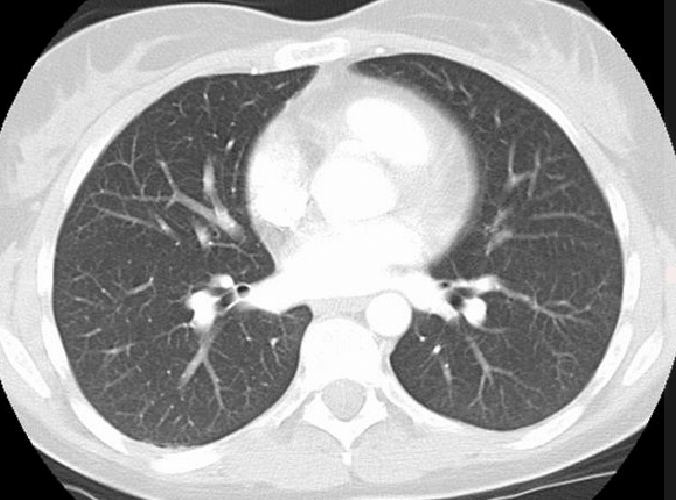
#> input picture CT_lungs.png, 676 x 500 px, found by its file name
$ python canny_edge_detector.py   (older library calls are emulated)
#> lines starting #> are read from the running program, lines starting #| are printed output that depends on the picture; after the words box and inside, x2 and y2 are one past the last pixel; in counts of white or black regions, pixels touching at a corner belong together
import numpy as np
import matplotlib.pyplot as plt
from skimage import io
from skimage import color
from skimage import feature
from scipy import ndimage as nd
import queue


def gaussian_smoothing(image, sigma):
    # kernel size should and odd number bigger or equal to 2.54*sigma
    # computing gaussian blur with a sigma parameter which determines how smoothed the image will be
    ceil_sigma = np.int(np.ceil(2.54 * sigma))
    kernel_shape = ceil_sigma if ceil_sigma % 2 == 1 else ceil_sigma + 1
    grid_shape = kernel_shape // 2
    kernel = np.zeros((kernel_shape, kernel_shape)).astype(np.float32)
    for i in range(0, kernel_shape):
        for j in range(0, kernel_shape):
            i_k = i - grid_shape
            j_k = j - grid_shape
            kernel[i, j] = np.exp(-(i_k * i_k + j_k * j_k) / (2 * sigma * sigma)) / (2 * np.pi * sigma * sigma)
    smoothed_image = nd.filters.convolve(image, kernel)
    smoothed_image *= 1.0 / smoothed_image.max()  # normalizing to a range 0.0-1.0 of floats
    return smoothed_image


def calculate_gradients(image):
    # computing gradient magnitude and angle of an smoothed image and normalizing its output
    kernel_horizontal = np.array([[1, 2, 1], [0, 0, 0], [-1, -2, -1]])
    kernel_vertical = np.flip(kernel_horizontal.T, axis=0)
    new_image_horizontal = nd.filters.convolve(image, kernel_horizontal)
    new_image_vertical = nd.filters.convolve(image, kernel_vertical)
    gradient_magnitude = np.sqrt(np.square(new_image_horizontal) + np.square(new_image_vertical))
    gradient_magnitude = gradient_magnitude / gradient_magnitude.max() * 1.0
    new_image_vertical[new_image_vertical == 0] = 0.000001
    gradient_angle = np.arctan2(new_image_horizontal, new_image_vertical)
    gradient_angle = np.rad2deg(gradient_angle)  # changing radians to degrees
    return gradient_magnitude, gradient_angle


def non_maximum_suppression(gradient_magnitude, gradient_angle):
    # computing non maximum suppression on image's magnitude.
    # based on angle, getting 2 neighbours of an pixel and if magnitude value of the checked pixel is higher than
    # values of neighbours then this pixel is a potential edge. Otherwise value set to 0.
    potential_edges = np.zeros(gradient_magnitude.shape)
    gradient_angle[gradient_angle < 0] += 180
    for i in range(1, gradient_magnitude.shape[0] - 1):
        for j in range(1, gradient_magnitude.shape[1] - 1):
            a = 1.0
            b = 1.0
            if (0 <= gradient_angle[i, j] < 22.5) or (157.5 <= gradient_angle[i, j] <= 180):
                a = gradient_magnitude[i, j - 1]
                b = gradient_magnitude[i, j + 1]
            elif 22.5 <= gradient_angle[i, j] < 67.5:
                a = gradient_magnitude[i + 1, j + 1]
                b = gradient_magnitude[i - 1, j - 1]
            elif 67.5 <= gradient_angle[i, j] < 112.5:
                a = gradient_magnitude[i - 1, j]
                b = gradient_magnitude[i + 1, j]
            elif 112.5 <= gradient_angle[i, j] < 157.5:
                a = gradient_magnitude[i + 1, j - 1]
                b = gradient_magnitude[i - 1, j + 1]

            if (gradient_magnitude[i, j] >= a) and (gradient_magnitude[i, j] >= b):
                potential_edges[i, j] = gradient_magnitude[i, j]
            else:
                potential_edges[i, j] = 0
    potential_edges = potential_edges / potential_edges.max() * 1.0
    return potential_edges


def otsu_threshold(image):
    # computing otsu thresholding based on a histogram of an image.
    image_norm = image.copy()
    image_norm *= 255 / image_norm.max()
    image_norm = image_norm.astype(np.uint8)
    histogram = np.zeros(256)
    flattened_image = image_norm.flatten()

    threshold = max_var = sum = sumB = q1 = 0
    size = image_norm.shape[0] * image_norm.shape[1]

    for i in range(size):
        value = flattened_image[i]
        histogram[value] += 1

    for i in range(histogram.shape[0]):
        sum += i * histogram[i]

    for t in range(histogram.shape[0]):
        q1 += histogram[t]
        if q1 == 0:
            continue
        q2 = size - q1
        sumB += t * histogram[t]
        u1 = sumB / q1
        if q2 == 0:
            q2 = 1
        u2 = (sum - sumB) / q2

        sigma_square = q1 * q2 * (u1 - u2) ** 2
        if sigma_square > max_var:
            threshold = t
            max_var = sigma_square
    return threshold


def double_threshold(potential_edges, gradient_magnitude):
    # if the potential edge value is higher than threshold value received from otsu, then it is an actual edge
    # but if the value is between upper and lower thresholds, then it is an potential edge to be checked by hysteresis
    # this thresholding allows to get rid of noise ane pixels of image that are for sure not a part of an edge.
    upper_threshold = otsu_threshold(potential_edges)
    lower_threshold = upper_threshold // 3
    potential_edges *= 255 / potential_edges.max()
    strong_edges = np.zeros(gradient_magnitude.shape)
    weak_edges = np.zeros(gradient_magnitude.shape)
    for i in range(potential_edges.shape[0]):
        for j in range(potential_edges.shape[1]):
            if potential_edges[i, j] > upper_threshold:
                strong_edges[i, j] = 255
            elif upper_threshold >= potential_edges[i, j] >= lower_threshold:
                weak_edges[i, j] = 50
    return strong_edges, weak_edges


def edge_hysteresis(strong_edges, weak_edges):
    edges = strong_edges + weak_edges
    pixel_queue = queue.Queue()
    def get_neighbours(coordinate):
        neighbours = []
        for i in (-1, 0, 1):
            for j in (-1, 0, 1):
                if (i, j) == (0, 0):
                    continue
                # getting all 8 adjacent pixels of an checked one
                neighbours.append((coordinate[0] + i, coordinate[1] + j))
        return neighbours
    for i in range(strong_edges.shape[0]):
        for j in range(strong_edges.shape[1]):
            if strong_edges[i, j] != 0:
                pixel_queue.put((i, j))  # forming an queue of all pixels that are actual edges
    while not pixel_queue.empty():
        check_pixel = pixel_queue.get()
        pixel_neighbours = get_neighbours(check_pixel)
        for neighbour in pixel_neighbours:
            if edges[neighbour] == 50.0:
                # if a neighbour of an strong/actual edge is a weak edge, then it means it's actually a real one so it's
                # value is set to 255, which is the same as strong edge value.
                edges[neighbour] = 255.0
                pixel_queue.put(neighbour)  # queuing a weak-turned-to-strong neighbour in order to check his neighbours
    edges[edges == 50.0] = 0  # getting rid of all remaining weak edges, because they are not an actual ones.
    return edges


def canny(image, sigma=1.0):
    # function connecting all subfunctions into a one.
    gauss = gaussian_smoothing(image, sigma)
    magnitude, angle = calculate_gradients(gauss)
    potential_edges = non_maximum_suppression(magnitude, angle)
    strong_edges, weak_edges = double_threshold(potential_edges, magnitude)
    edges = edge_hysteresis(strong_edges, weak_edges)
    return edges


if __name__ == "__main__":
    image = color.rgb2gray(io.imread("CT_Lungs.png"))
#> image: shape (500, 676) float64; min 0, max 1, mean 0.637
    skimage_canny = feature.canny(image, sigma=3)
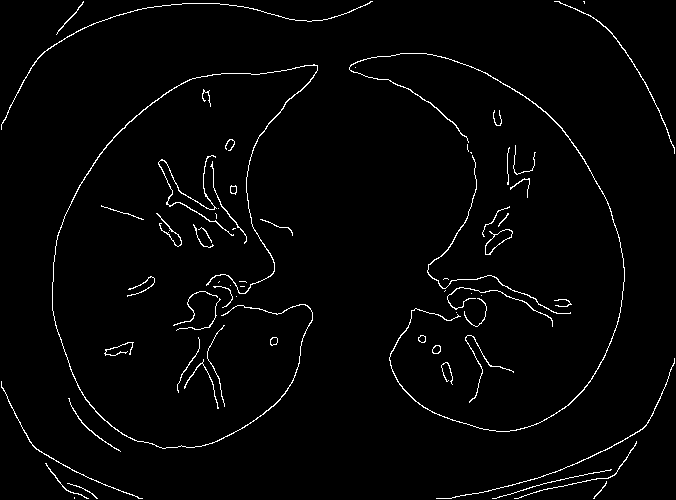
#> skimage_canny: shape (500, 676) bool; 2.2% white in thin lines or dots
    own_canny = canny(image, sigma=3)
#> in gaussian_smoothing, `smoothed_image = nd.filters.convolve(image, kernel)`:
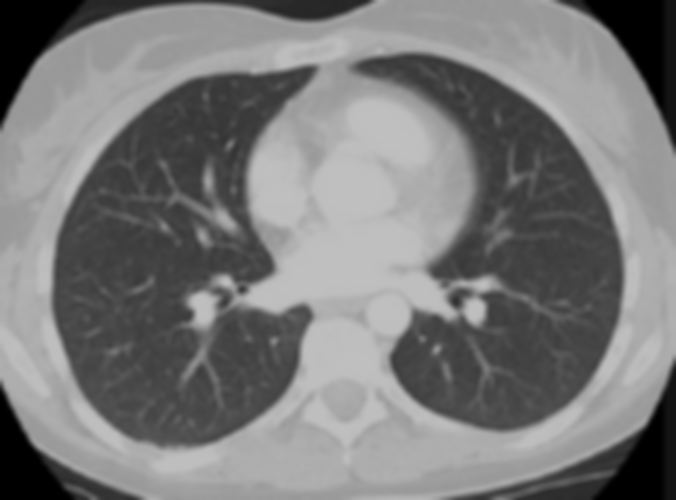
#> smoothed_image: shape (500, 676) float64; min 0, max 0.75, mean 0.48
#> in calculate_gradients, `new_image_vertical = nd.filters.convolve(image, kernel_vertical)`:
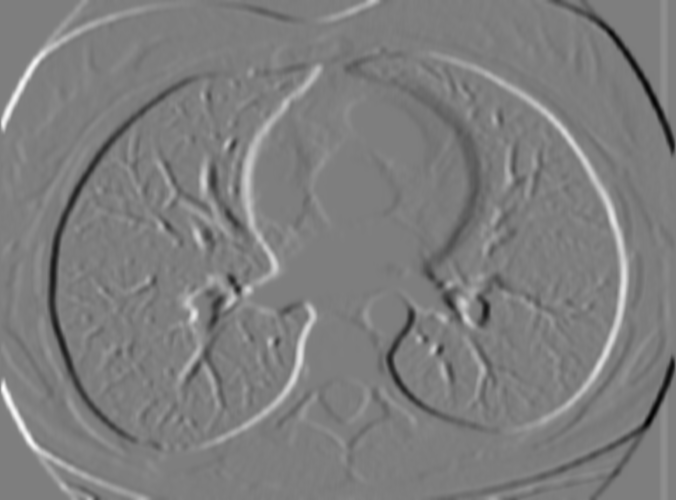
#> new_image_vertical: shape (500, 676) float64; min -0.964, max 0.98, mean -0.000194; drawn with min black and max white
#> in calculate_gradients, `new_image_vertical[new_image_vertical == 0] = 0.000001`: new_image_vertical: shape (500, 676) float64; 3.58% of pixels changed, all inside (x1, y1, x2, y2) = (0, 0, 676, 500)
#> in non_maximum_suppression, `gradient_angle[gradient_angle < 0] += 180`:
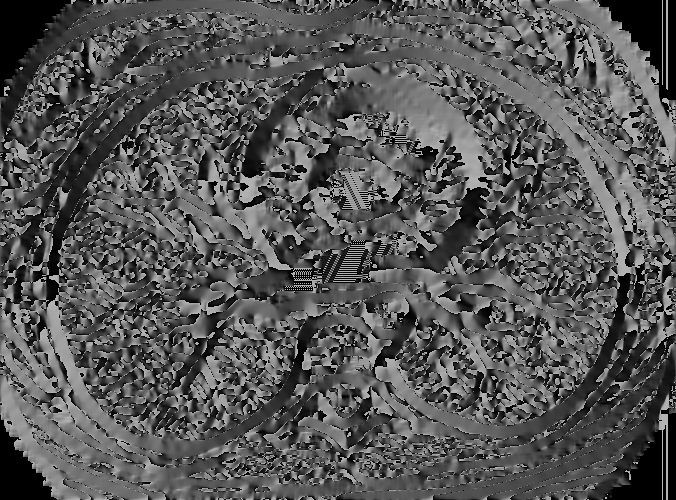
#> gradient_angle: shape (500, 676) float64; min 0, max 180, mean 87
#> in otsu_threshold, `image_norm *= 255 / image_norm.max()`:
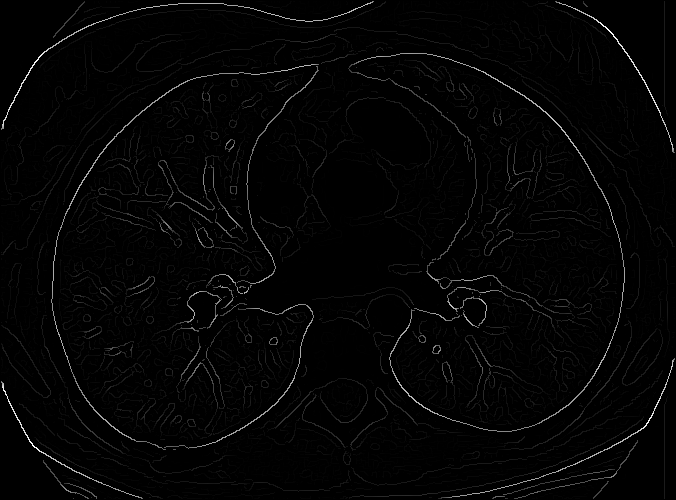
#> image_norm: shape (500, 676) float64; min 0, max 255, mean 4.4
#> after the loop in otsu_threshold, `for i in range(size):`: histogram = 256 values, max 285815 at index 0, min 1 at index 212, mean 1320.3
#> the loop in otsu_threshold, `for i in range(histogram.shape[0]):` made 256 passes
#> sum on passes 1 to 3: 0, 2475, 9035
#> after the loop in otsu_threshold, `for i in range(histogram.shape[0]):`: sum = 1469133
#> the loop in otsu_threshold, `for t in range(histogram.shape[0]):` made 256 passes
#> (q1, sumB, u1, u2, max_var) on passes 1 to 12: (285815, 0, 0, 28.15, 1.18e+13), (288290, 2475, 0.00859, 29.5, 1.25e+13), (291570, 9035, 0.031, 31.45, 1.34e+13), (294740, 18545, 0.0629, 33.53, 1.43e+13), (297803, 30797, 0.103, 35.78, 1.52e+13), (300452, 44042, 0.147, 37.95, 1.61e+13), (302831, 58316, 0.193, 40.12, 1.7e+13), (304979, 73352, 0.241, 42.27, 1.78e+13), (306941, 89048, 0.29, 44.43, 1.86e+13), (308815, 105914, 0.343, 46.71, 1.94e+13), (310429, 122054, 0.393, 48.86, 2.01e+13), (311941, 138686, 0.445, 51.06, 2.08e+13)
#> q1 on pass 73: 332373
#> after the loop in double_threshold, `for i in range(potential_edges.shape[0]):`: strong_edges: shape (500, 676) float64; 1.7% white in thin lines or dots
#> after the loop in double_threshold, `for i in range(potential_edges.shape[0]):`: weak_edges: shape (500, 676) float64; values 0 (black) and 50 (white), 2.6% white in thin lines or dots
#> after the loop in edge_hysteresis, `while not pixel_queue.empty():`:
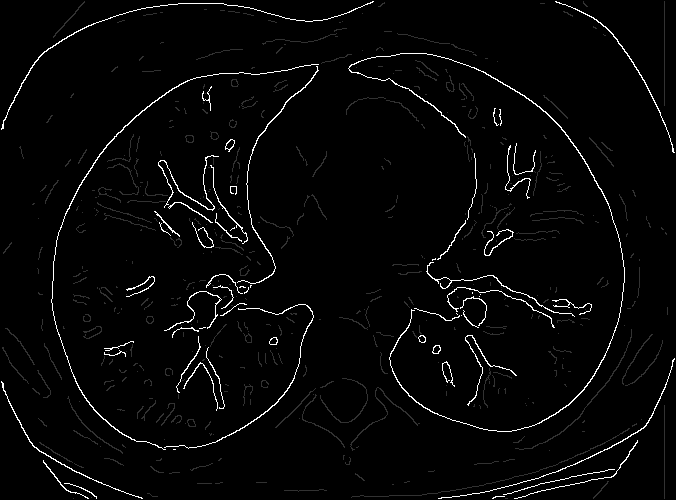
#> edges: shape (500, 676) float64; min 0, max 255, mean 6.6
#> in edge_hysteresis, `edges[edges == 50.0] = 0`:
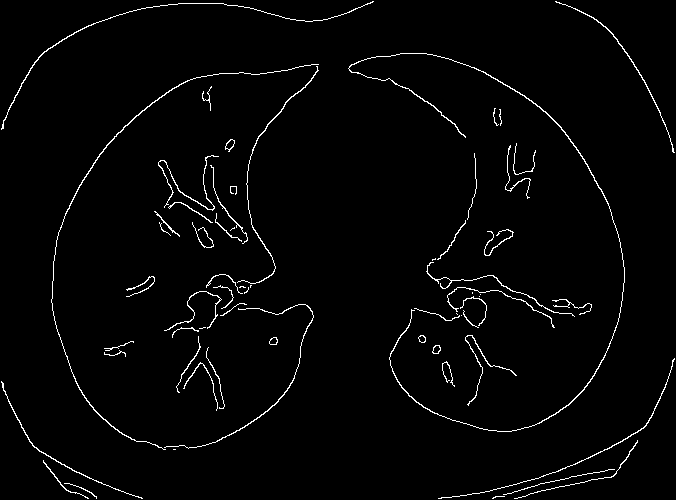
#> edges: shape (500, 676) float64; 2.2% white in thin lines or dots
    plt.figure(dpi=300)
    plt.subplot(1, 3, 1)
    plt.imshow(image, cmap='gray')
    plt.title("Image")
    plt.axis('off')
    plt.subplot(1, 3, 2)
    plt.imshow(skimage_canny, cmap='gray')
    plt.title("Canny skimage")
    plt.axis('off')
    plt.subplot(1, 3, 3)
    plt.imshow(own_canny, cmap='gray')
    plt.title("Canny own")
    plt.axis('off')
    plt.show()

"""
The result of own canny function is a bit different from an skimage.feature.canny.
It is not due to bad coding/algorithm but Otsu Thresholding.
Even though my Otsu gives same result as built-in skimage.filters.threshold_otsu, which is 72, it's not the same as in
skimage. To have an edges close to skimage, the threshold value should be around 63-66.
But all in all the result is pretty satisfying.
"""
